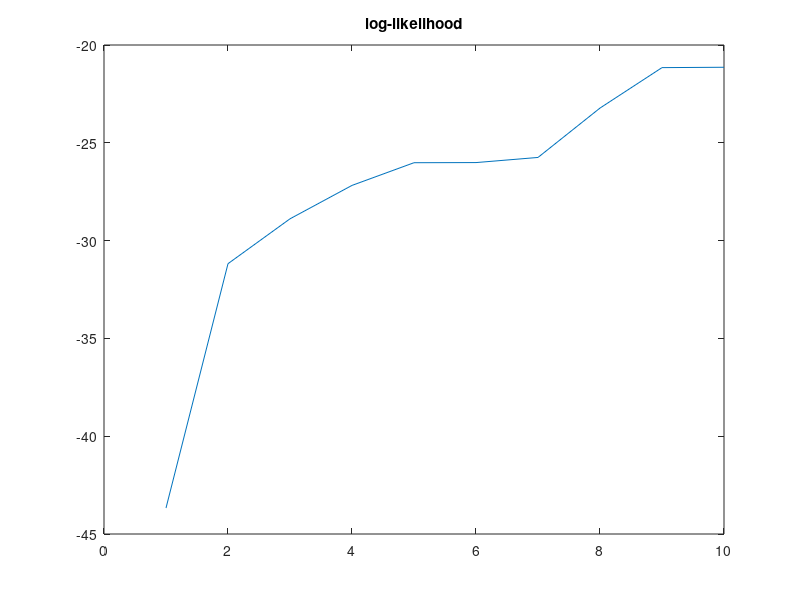
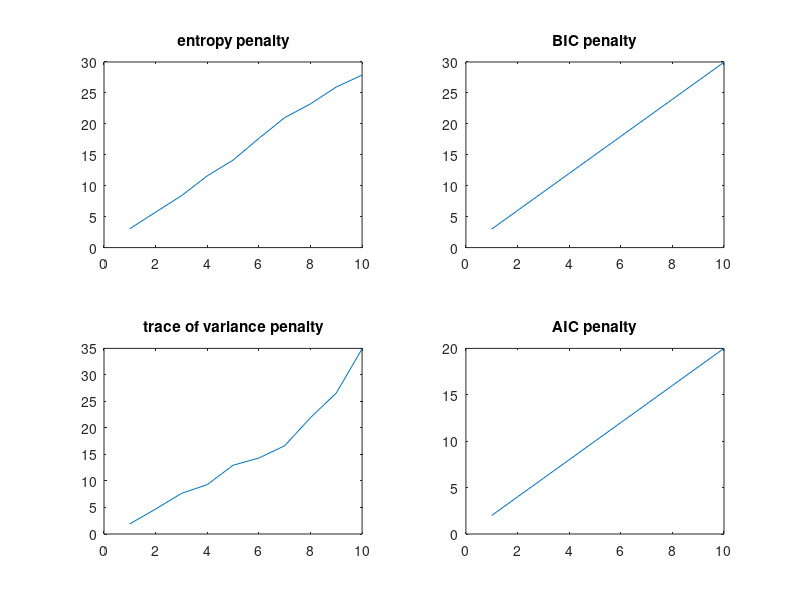
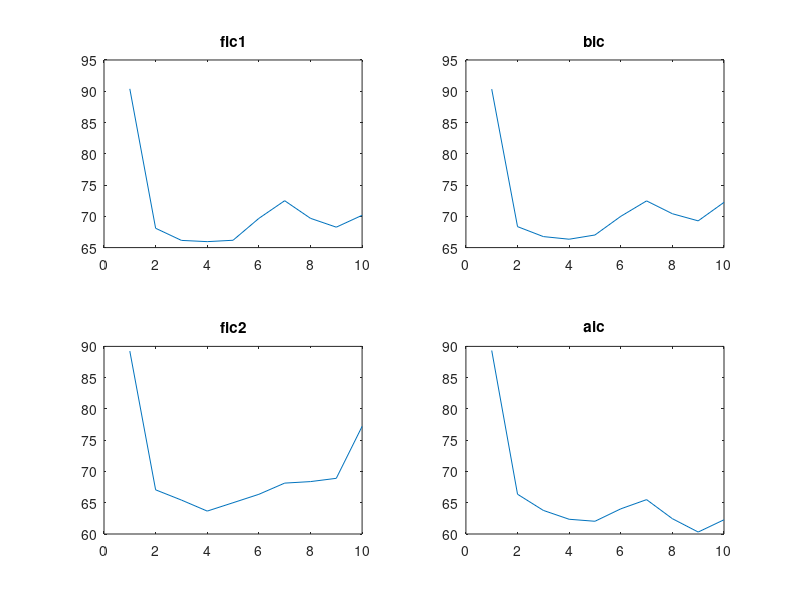

Recreate these plots in MATLAB, in order.
%% Model Selection for Limited data:
%% Numerical Experiments Using the New Criterion
%% Test on an Linear Regression Case (Gaussian)

close all;
clc, clear;

%% Data generating parameters
n = 20;                            % number of observations 
p = 10;                            % max number of covariates (including intercept)
d = 4;                             % true dimension of the model
sig = 1;                           % sd of iid noise
beta = zeros(p,1);                 % true parameter
% ind = sort(randperm(p,d));
% beta(ind) = randn(d,1);
beta(1:d) = randn(d,1);            % assume true dimension grows consecutively

% prior of the parameter beta is iid Normal(0,1)
bmean = 0;
bsd = 1;


%% Generate data
X = randn(n,p-1);                  % design matrix
X = [ones(n,1),X];                 % add intercept into the design matrix
eps = sig * randn(n,1);            % iid normal noise
Y = X * beta + eps;

%% Calculate FIC (finite information criterion) with expanding parameter space
llk = zeros(1,p);
epy = zeros(1,p);
tva = zeros(1,p);
for i = 1:p
   XX = X(:,1:i);                          % take out the design matrix of the dimension
   b_mle = (XX'*XX) \ XX' * Y;             % MLE estimate
%   l = log(mvnpdf(Y',(XX*b_mle)',eye(n)));  % log-likelihood at MLE
   l = 0;
   for j = 1:n
       l = l - normlike([XX(j,:)*b_mle,1],Y(j));
   end
   llk(i) = l;
   Sigma = inv(XX' * XX + eye(i));
 %  Sigma = inv(XX' * XX);                   % prior: N(0,infty)
   tva(i) = 2*n*(trace(Sigma));
   h = 1/2 * log((2 * pi * exp(1))^i * det(Sigma));
   epy(i) = -2*h + i * log(2*pi*exp(1));
end

fic1 = -2*llk + epy;
fic2 = -2*llk + tva;
bic = -2*(llk-1/2*log(n)*(1:p));
aic = -2*(llk-(1:p));

%% Plots
figure;
plot(llk);
title('log-likelihood');

figure;
subplot(2,2,1);
plot(epy);
title('entropy penalty');
subplot(2,2,2);
plot(log(n)*(1:10));
title('BIC penalty');
subplot(2,2,3);
plot(tva);
title('trace of variance penalty');
subplot(2,2,4);
plot(2*(1:10));
title('AIC penalty');

figure;
subplot(2,2,1)
plot(fic1);
title('fic1');
subplot(2,2,2);
plot(bic);
title('bic');
subplot(2,2,3);
plot(fic2);
title('fic2');
subplot(2,2,4);
plot(aic);
title('aic');
